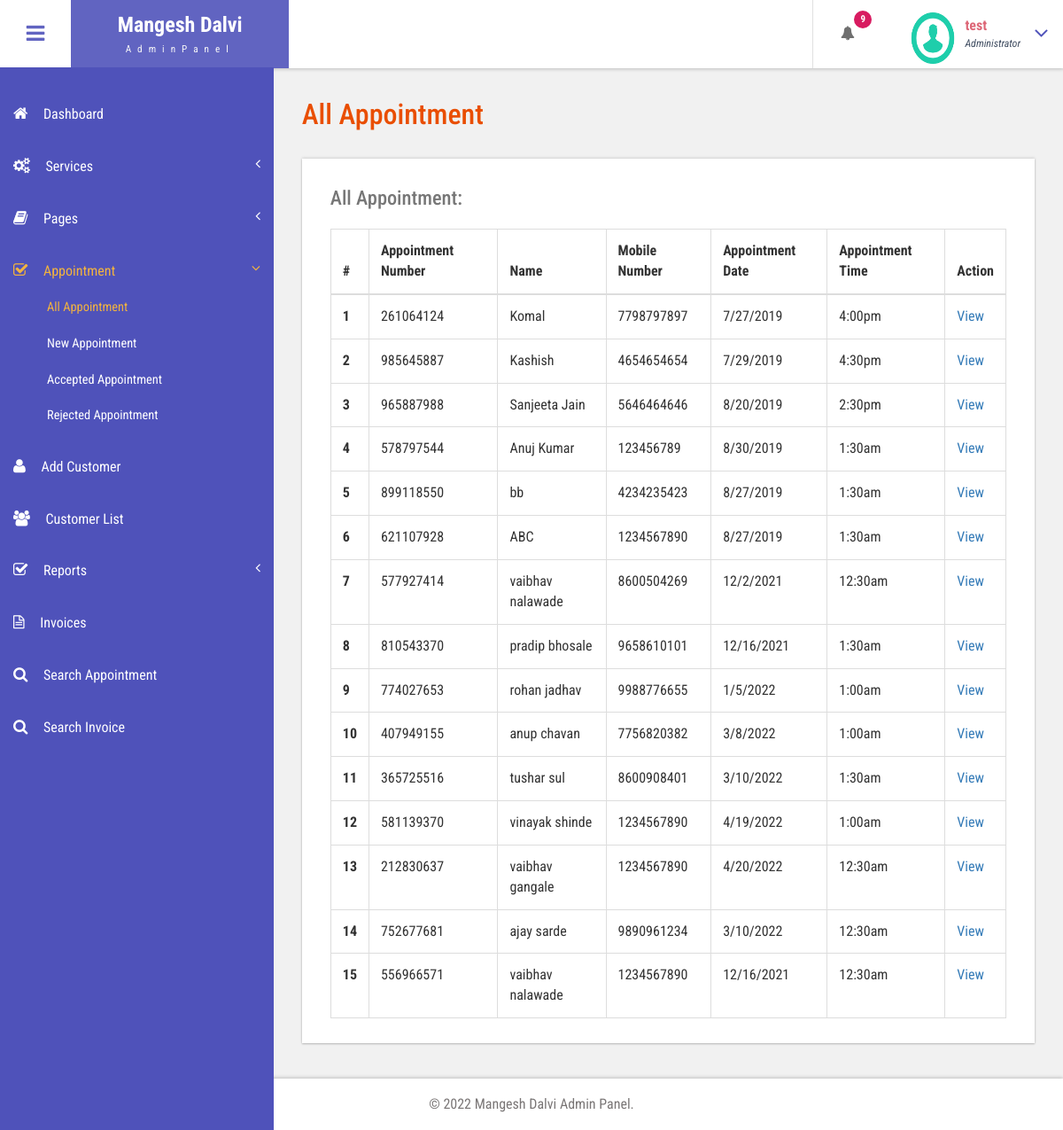
Page /admin/all-appointment.php (signed in) on the committed database.
### tables this page shows
CREATE TABLE `tblappointment` (
  `ID` int(10) NOT NULL,
  `AptNumber` varchar(80) DEFAULT NULL,
  `Name` varchar(120) DEFAULT NULL,
  `Email` varchar(120) DEFAULT NULL,
  `PhoneNumber` bigint(11) DEFAULT NULL,
  `AptDate` varchar(120) DEFAULT NULL,
  `AptTime` varchar(120) DEFAULT NULL,
  `Services` varchar(120) DEFAULT NULL,
  `ApplyDate` timestamp NULL DEFAULT current_timestamp(),
  `Remark` varchar(250) NOT NULL,
  `Status` varchar(50) NOT NULL,
  `RemarkDate` timestamp NOT NULL DEFAULT '0000-00-00 00:00:00' ON UPDATE current_timestamp()
);

### admin/all-appointment.php (the view, shortened to what this page needs)
<?php
include('includes/dbconnection.php');
if (strlen($_SESSION['bpmsaid']==0)) {
  header('location:logout.php');
  } else{
  ?>
<!DOCTYPE HTML>
<html>
<head>
<link href="css/bootstrap.css" rel='stylesheet' type='text/css' />
<link href="css/style.css" rel='stylesheet' type='text/css' />
<link href="css/font-awesome.css" rel="stylesheet">
<link href="css/animate.css" rel="stylesheet" type="text/css" media="all">
<link href="css/custom.css" rel="stylesheet">
</head>
<body class="cbp-spmenu-push">
	<div class="main-content">
		 <?php include_once('includes/sidebar.php');?>
		 <?php include_once('includes/header.php');?>
		<div id="page-wrapper">
			<div class="main-page">
				<div class="tables">
					<h3 class="title1">All Appointment</h3>
					<div class="table-responsive bs-example widget-shadow">
						<h4>All Appointment:</h4>
						<table class="table table-bordered"> <thead> <tr> <th>#</th> <th> Appointment Number</th> <th>Name</th><th>Mobile Number</th> <th>Appointment Date</th><th>Appointment Time</th><th>Action</th> </tr> </thead> <tbody>
<?php
$ret=mysqli_query($con,"select *from  tblappointment");
$cnt=1;
while ($row=mysqli_fetch_array($ret)) {
?>
						 <tr> <th scope="row"><?php echo $cnt;?></th> <td><?php  echo $row['AptNumber'];?></td> <td><?php  echo $row['Name'];?></td><td><?php  echo $row['PhoneNumber'];?></td><td><?php  echo $row['AptDate'];?></td> <td><?php  echo $row['AptTime'];?></td> <td><a href="view-appointment.php?viewid=<?php echo $row['ID'];?>">View</a></td> </tr>   <?php
$cnt=$cnt+1;
}?></tbody> </table>
					</div>
				</div>
			</div>
		</div>
		 <?php include_once('includes/footer.php');?>
	</div>
</body>
</html>
<?php }  ?>

### admin/includes/sidebar.php (shortened to what this page needs)
<div class=" sidebar" role="navigation">
          <div class="navbar-collapse">
      <nav class="cbp-spmenu cbp-spmenu-vertical cbp-spmenu-left" id="cbp-spmenu-s1">
        <ul class="nav" id="side-menu">
          <li>
            <a href="dashboard.php"><i class="fa fa-home nav_icon"></i>Dashboard</a>
          </li>
          <li>
            <a href="add-services.php"><i class="fa fa-cogs nav_icon"></i>Services<span class="fa arrow"></span> </a>
          </li>
          <li class="">
            <a href="about-us.php"><i class="fa fa-book nav_icon"></i>Pages <span class="fa arrow"></span></a>
          </li>
          <li>
            <a href="all-appointment.php"><i class="fa fa-check-square-o nav_icon"></i>Appointment<span class="fa arrow"></span></a>
            <ul class="nav nav-second-level collapse">
              <li>
                <a href="all-appointment.php">All Appointment</a>
              </li>
              <li>
                <a href="new-appointment.php">New Appointment</a>
              </li>
              <li>
                <a href="accepted-appointment.php">Accepted Appointment</a>
              </li>
              <li>
                <a href="rejected-appointment.php">Rejected Appointment</a>
              </li>
            </ul>
          </li>
          <li>
            <a href="add-customer.php" class="chart-nav"><i class="fa fa-user nav_icon"></i>Add Customer</a>
          </li>
           <li>
            <a href="customer-list.php" class="chart-nav"><i class="fa fa-users nav_icon"></i>Customer List</a>
          </li>
            <li>
            <a href="#"><i class="fa fa-check-square-o nav_icon"></i>Reports<span class="fa arrow"></span></a>
          </li>
  <li>
            <a href="invoices.php" class="chart-nav"><i class="fa fa-file-text-o nav_icon"></i>Invoices</a>
          </li>
          <li>
            <a href="search-appointment.php" class="chart-nav"><i class="fa fa-search nav_icon"></i>Search Appointment</a>
          </li>
          <li>
            <a href="search-invoices.php" class="chart-nav"><i class="fa fa-search nav_icon"></i>Search Invoice</a>
          </li>
        </ul>
      </nav>
    </div>
  </div>

### admin/includes/header.php (shortened to what this page needs)
<div class="sticky-header header-section ">
      <div class="header-left">
        <button id="showLeftPush"><i class="fa fa-bars"></i></button>
        <div class="logo">
          <a href="index.html">
            <h1>Mangesh Dalvi</h1>
            <span>AdminPanel</span>
          </a>
        </div>
      </div>
      <div class="header-right">
        <div class="profile_details_left">
          <ul class="nofitications-dropdown">
            <?php
$ret1=mysqli_query($con,"select ID,Name from  tblappointment where Status=''");
$num=mysqli_num_rows($ret1);
?>
            <li class="dropdown head-dpdn">
              <a href="#" class="dropdown-toggle" data-toggle="dropdown" aria-expanded="false"><i class="fa fa-bell"></i><span class="badge blue"><?php echo $num;?></span></a>
            </li>
          </ul>
          <div class="clearfix"> </div>
        </div>
        <div class="profile_details">
        <?php
$adid=$_SESSION['bpmsaid'];
$ret=mysqli_query($con,"select AdminName from tbladmin where ID='$adid'");
$row=mysqli_fetch_array($ret);
$name=$row['AdminName'];
?>
          <ul>
            <li class="dropdown profile_details_drop">
              <a href="#" class="dropdown-toggle" data-toggle="dropdown" aria-expanded="false">
                <div class="profile_img">
                  <span class="prfil-img"><img src="images/download (1).png" alt="" width="50" height="60"> </span>
                  <div class="user-name">
                    <p><?php echo $name; ?></p>
                    <span>Administrator</span>
                  </div>
                  <i class="fa fa-angle-down lnr"></i>
                  <div class="clearfix"></div>
                </div>
              </a>
            </li>
          </ul>
        </div>
      </div>
      <div class="clearfix"> </div>
    </div>

### admin/includes/footer.php
<div class="footer">
   <p>&copy; 2022 Mangesh Dalvi Admin Panel.</p>
</div>

### admin/css/custom.css (style rules this page uses)
#page-wrapper { padding:7em 2em 2.5em; background-color: #F1F1F1; }
.sidebar .arrow { float: right; }
.sidebar .fa.arrow:before { content: "\f104"; }
.sidebar .active>a>.fa.arrow:before { content: "\f107"; }
.sidebar .nav-second-level li, .sidebar .nav-third-level li { border-bottom: 0!important; margin-bottom: 0; }
.sidebar .nav-second-level li a { padding-left: 53px; font-size: .9em; }

### rows in the picture
tblappointment: AptNumber "261064124", Name "Komal", PhoneNumber "7798797897", AptDate "7/27/2019", AptTime "4:00pm"
tblappointment: AptNumber "985645887", Name "Kashish", PhoneNumber "4654654654", AptDate "7/29/2019", AptTime "4:30pm"
tblappointment: AptNumber "965887988", Name "Sanjeeta Jain", PhoneNumber "5646464646", AptDate "8/20/2019", AptTime "2:30pm"
tblappointment: AptNumber "578797544", Name "Anuj Kumar", PhoneNumber "123456789", AptDate "8/30/2019", AptTime "1:30am"
tblappointment: AptNumber "899118550", Name "bb", PhoneNumber "4234235423", AptDate "8/27/2019", AptTime "1:30am"
tblappointment: AptNumber "621107928", Name "ABC", PhoneNumber "1234567890", AptDate "8/27/2019", AptTime "1:30am"
tblappointment: AptNumber "577927414", Name "vaibhav nalawade", PhoneNumber "8600504269", AptDate "12/2/2021", AptTime "12:30am"
tblappointment: AptNumber "810543370", Name "pradip bhosale", PhoneNumber "9658610101", AptDate "12/16/2021", AptTime "1:30am"
tblappointment: AptNumber "774027653", Name "rohan jadhav", PhoneNumber "9988776655", AptDate "1/5/2022", AptTime "1:00am"
tblappointment: AptNumber "407949155", Name "anup chavan", PhoneNumber "7756820382", AptDate "3/8/2022", AptTime "1:00am"
tblappointment: AptNumber "365725516", Name "tushar sul", PhoneNumber "8600908401", AptDate "3/10/2022", AptTime "1:30am"
tblappointment: AptNumber "581139370", Name "vinayak shinde", PhoneNumber "1234567890", AptDate "4/19/2022", AptTime "1:00am"
tblappointment: AptNumber "212830637", Name "vaibhav gangale", PhoneNumber "1234567890", AptDate "4/20/2022", AptTime "12:30am"
tblappointment: AptNumber "752677681", Name "ajay sarde", PhoneNumber "9890961234", AptDate "3/10/2022", AptTime "12:30am"
tblappointment: AptNumber "556966571", Name "vaibhav nalawade", PhoneNumber "1234567890", AptDate "12/16/2021", AptTime "12:30am"

### other values in the picture
$num "9"
$name "test"
